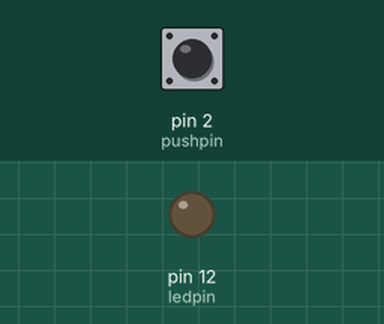
Bench run of a sketch on a simulated Arduino Uno, built with avr-gcc and run on an emulated ATmega328P. Parts: output pins drawn as LEDs (lit = HIGH). The inputs (shaded band) are chosen by the test bench; at power-on: pin 2 (pushpin) LOW.

Above: at 1.2 s.
1.3 s: pin 2 (pushpin) pulled HIGH for 0.15 s
At 1.37 s:
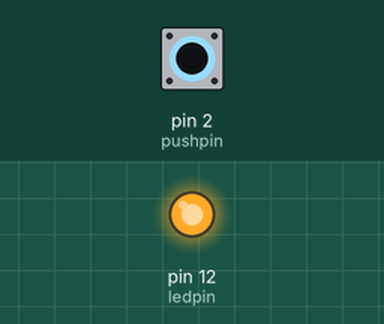
2.9 s: pin 2 (pushpin) pulled HIGH for 3.2 s
At 6.7 s:
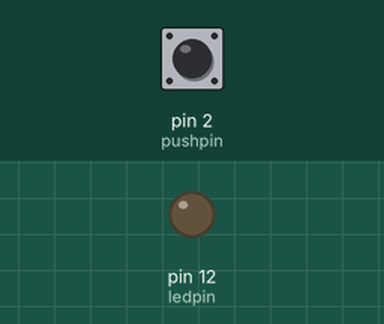
Timing chart, 0 to 8.2 s (numbered marks = the images above; inputs shaded):
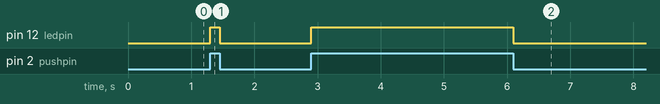

Measured:
- after the input at 1.3 s, pin 12 (ledpin): LOW → HIGH at once, → LOW 0.15 s later
- after the input at 2.9 s, pin 12 (ledpin): LOW → HIGH at once, → LOW 3.2 s later

The sketch:

pushbutton.ino
```cpp
/**
 * Simple push button sketch.
 * Turns a LED on pin 13 on and off
 *
 */
int ledpin = 12; // for output
int pushpin = 2; // pushbutton input
int is_on = 0;// boolean

void setup(){
pinMode(ledpin, OUTPUT); // init
pinMode(pushpin, INPUT); // inti

}
void loop(){
  is_on = digitalRead(pushpin); // read from the button

  if(is_on){
  digitalWrite(ledpin,HIGH); // on
  }else{
    digitalWrite(ledpin,LOW); // off
  }
}
```
